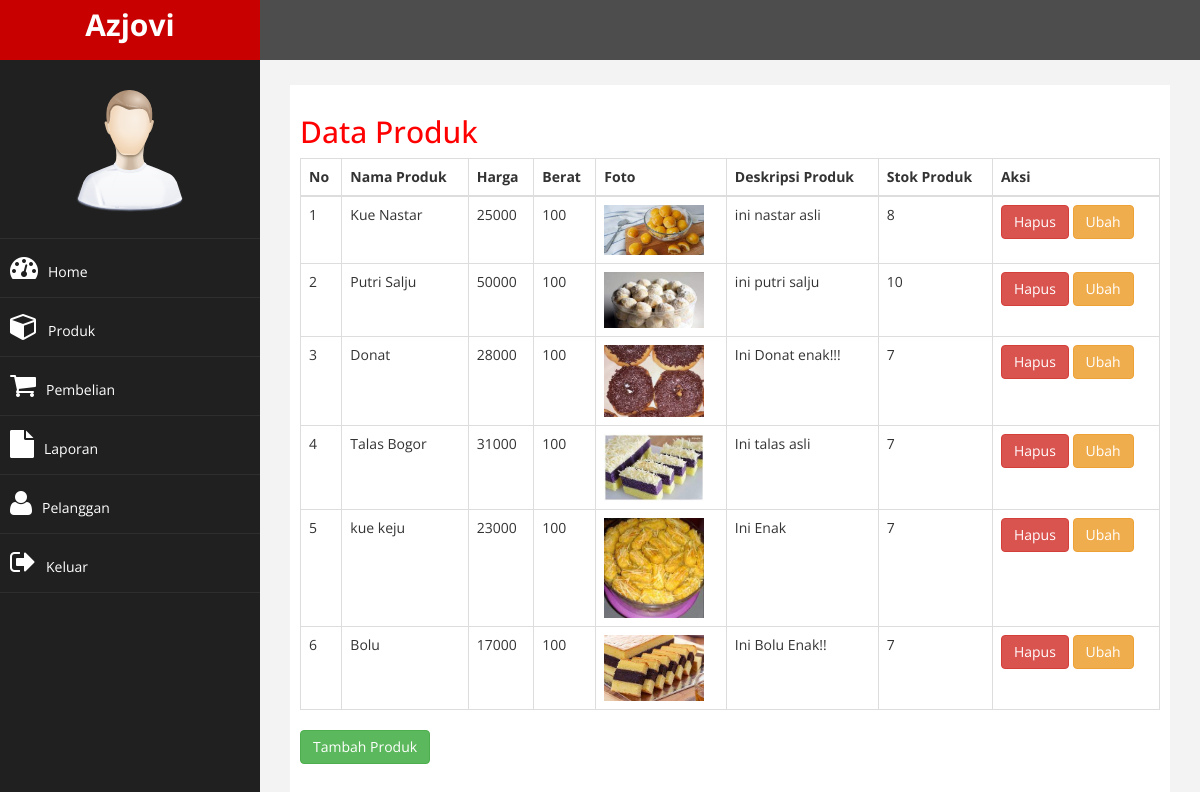
Screenshot of /admin/index.php?halaman=produk (signed in) with the database file from the repository.
### tables this page shows
CREATE TABLE `produk` (
  `id_produk` int(11) NOT NULL,
  `nama_produk` varchar(100) NOT NULL,
  `harga_produk` int(11) NOT NULL,
  `berat` int(11) NOT NULL,
  `foto_produk` varchar(100) NOT NULL,
  `deskripsi_produk` text NOT NULL,
  `stok_produk` int(11) NOT NULL
);

### admin/produk.php (the view)
<h2>Data Produk</h2>
<table class="table table-bordered">
    <thead>
        <tr>
            <th>No</th>
            <th>Nama Produk</th>
            <th>Harga</th>
            <th>Berat</th>
            <th>Foto</th>
            <th>Deskripsi Produk</th>
            <th>Stok Produk</th>
            <th>Aksi</th>
        </tr>
    </thead>
    <tbody>
        <?php $ambil = $koneksi->query("SELECT * FROM produk"); ?>
        <?php $nomor = 1; ?>
        <?php while ($pecah = $ambil -> fetch_assoc()) { ?>
        <tr>
            <td><?= $nomor; ?></td>
            <td><?= $pecah ['nama_produk']; ?></td>
            <td><?= $pecah ['harga_produk']; ?></td>
            <td><?= $pecah ['berat']; ?></td>
            <td>
                <img src="../foto_produk/<?= $pecah ['foto_produk']; ?>" width="100">
            </td>
            <td><?= $pecah ['deskripsi_produk']; ?></td>
            <td><?= $pecah ['stok_produk']; ?></td>
            <td>
                <a href="index.php?halaman=hapus-produk&id=<?= $pecah['id_produk']; ?>" class="btn btn-danger">Hapus</a>
                <a href="index.php?halaman=ubah-produk&id=<?= $pecah['id_produk']; ?>" class="btn btn-warning">Ubah</a>
            </td>
        </tr>
        <?php $nomor++; ?>
        <?php } ?>
    </tbody>
</table>
<a href="index.php?halaman=tambah-produk" class="btn btn-success">Tambah Produk</a>

### admin/assets/css/custom.css (style rules this page uses)
body { font-family: 'Open Sans', sans-serif; }
h2 { color: #f00; }

### rows the page displays
produk: nama_produk "Kue Nastar", harga_produk "25000", berat "100", foto_produk (picture), deskripsi_produk "ini nastar asli", stok_produk "8"
produk: nama_produk "Putri Salju", harga_produk "50000", berat "100", foto_produk (picture), deskripsi_produk "ini putri salju", stok_produk "10"
produk: nama_produk "Donat", harga_produk "28000", berat "100", foto_produk (picture), deskripsi_produk "Ini Donat enak!!!", stok_produk "7"
produk: nama_produk "Talas Bogor", harga_produk "31000", berat "100", foto_produk (picture), deskripsi_produk "Ini talas asli", stok_produk "7"
produk: nama_produk "kue keju", harga_produk "23000", berat "100", foto_produk (picture), deskripsi_produk "Ini Enak", stok_produk "7"
produk: nama_produk "Bolu", harga_produk "17000", berat "100", foto_produk (picture), deskripsi_produk "Ini Bolu Enak!!", stok_produk "7"
